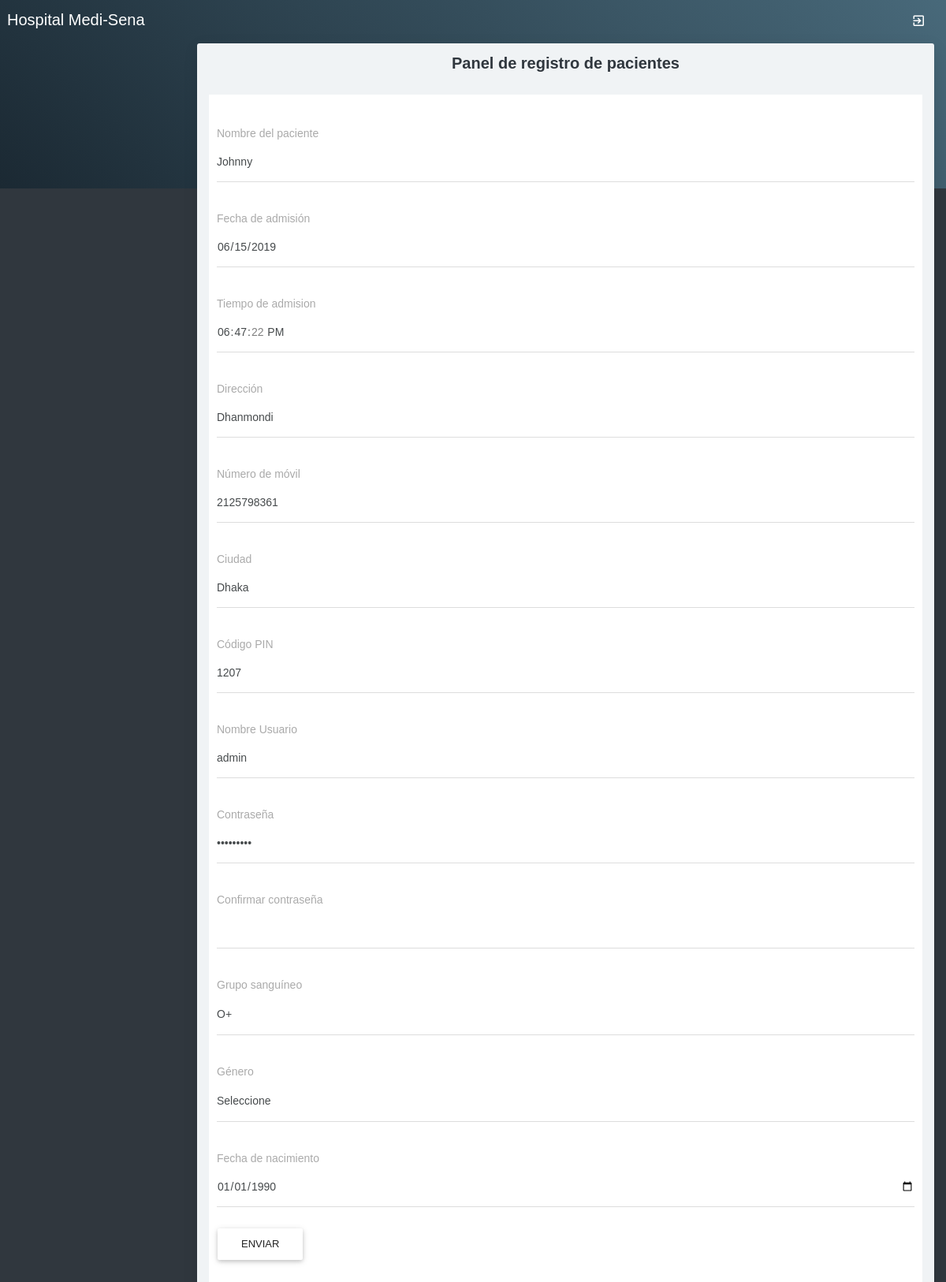
Page /patient.php?editid=1 on the committed database.
### tables this page shows
CREATE TABLE `patient` (
  `patientid` int(10) NOT NULL,
  `patientname` varchar(50) NOT NULL,
  `admissiondate` date NOT NULL,
  `admissiontime` time NOT NULL,
  `address` varchar(250) NOT NULL,
  `mobileno` varchar(15) NOT NULL,
  `city` varchar(25) NOT NULL,
  `pincode` varchar(20) NOT NULL,
  `loginid` varchar(50) NOT NULL,
  `password` varchar(25) NOT NULL,
  `bloodgroup` varchar(20) NOT NULL,
  `gender` varchar(10) NOT NULL,
  `dob` date NOT NULL,
  `status` varchar(10) NOT NULL
);

### patient.php (the view, shortened to what this page needs)
<?php
include("adformheader.php");
include("dbconnection.php");
if(isset($_GET['editid']))
{
	$sql="SELECT * FROM patient WHERE patientid='$_GET[editid]' ";
	$qsql = mysqli_query($con,$sql);
	$rsedit = mysqli_fetch_array($qsql);
}
?>
<div class="container-fluid">
    <div class="block-header">
        <h2 class="text-center">Panel de registro de pacientes</h2>
    </div>
    <div class="card">
        <form method="post" action="" name="frmpatient" onSubmit="return validateform()" style="padding: 10px">
            <div class="form-group"><label>Nombre del paciente</label>
                <div class="form-line">
                    <input class="form-control" type="text" name="patientname" id="patientname"
                        value="<?php echo $rsedit['patientname']; ?>" />
                </div>
            </div>
            <?php
			if(isset($_GET['editid']))
			{
				?>
            <div class="form-group"><label>Fecha de admisión</label>
                <div class="form-line">
                    <input class="form-control" type="date" name="admissiondate" id="admissiondate"
                        value="<?php echo $rsedit['admissiondate']; ?>" readonly />
                </div>
            </div>
            <div class="form-group"><label>Tiempo de admision</label>
                <div class="form-line">
                    <input class="form-control" type="time" name="admissiontme" id="admissiontme"
                        value="<?php echo $rsedit['admissiontime']; ?>" readonly />
                </div>
            </div>
            <?php
			}
			?>
            <div class="form-group">
                <label>Dirección</label>
                <div class="form-line">
                    <input class="form-control " name="address" id="tinymce" value="<?php echo $rsedit['address']; ?>">
                </div>
            </div>
            <div class="form-group"><label>Número de móvil</label>
                <div class="form-line">
                    <input class="form-control" type="text" name="mobilenumber" id="mobilenumber"
                        value="<?php echo $rsedit['mobileno']; ?>" />
                </div>
            </div>
            <div class="form-group"><label>Ciudad</label>
                <div class="form-line">
                    <input class="form-control" type="text" name="city" id="city"
                        value="<?php echo $rsedit['city']; ?>" />
                </div>
            </div>
            <div class="form-group"><label>Código PIN</label>
                <div class="form-line">
                    <input class="form-control" type="text" name="pincode" id="pincode"
                        value="<?php echo $rsedit['pincode']; ?>" />
                </div>
            </div>
            <div class="form-group"><label>Nombre Usuario</label>
                <div class="form-line">
                    <input class="form-control" type="text" name="loginid" id="loginid"
                        value="<?php echo $rsedit['loginid']; ?>" />
                </div>
            </div>
            <div class="form-group"><label>Contraseña</label>
                <div class="form-line">
                    <input class="form-control" type="password" name="password" id="password"
                        value="<?php echo $rsedit['password']; ?>" />
                </div>
            </div>
            <div class="form-group"><label>Confirmar contraseña</label>
                <div class="form-line">
                    <input class="form-control" type="password" name="confirmpassword" id="confirmpassword"
                        value="<?php echo $rsedit['confirmpassword']; ?>" />
                </div>
            </div>
            <div class="form-group"><label>Grupo sanguíneo</label>
                <div class="form-line"><select class="form-control show-tick" name="select2" id="select2">
                        <?php
					$arr = array("A+","A-","B+","B-","O+","O-","AB+","AB-");
					foreach($arr as $val)
					{
						if($val == $rsedit['bloodgroup'])
						{
							echo "<option value='$val' selected>$val</option>";
						}
						else
						{
							echo "<option value='$val'>$val</option>";
						}
					}
					?>
                    </select>
                </div>
            </div>
            <div class="form-group"><label>Género</label>
                <div class="form-line"><select class="form-control show-tick" name="select3" id="select3">
                        <option value="">Seleccione</option>
                    </select>
                </div>
            </div>
            <div class="form-group"><label>Fecha de nacimiento</label>
                <div class="form-line">
                    <input class="form-control" type="date" name="dateofbirth" max="<?php echo date("Y-m-d"); ?>"
                        id="dateofbirth" value="<?php echo $rsedit['dob']; ?>" />
                </div>
            </div>
            <input class="btn btn-default" type="submit" name="submit" id="submit" value="Enviar" />
        </form>
        <p>&nbsp;</p>
    </div>
</div>
<?php
include("adformfooter.php");
?>

### rows in the picture
patient: patientname "Johnny", admissiondate "06/15/2019", admissiontme "18:47:22", address "Dhanmondi", mobilenumber "2125798361", city "Dhaka", pincode "1207", loginid "admin", select2 "O+", dateofbirth "01/01/1990"
